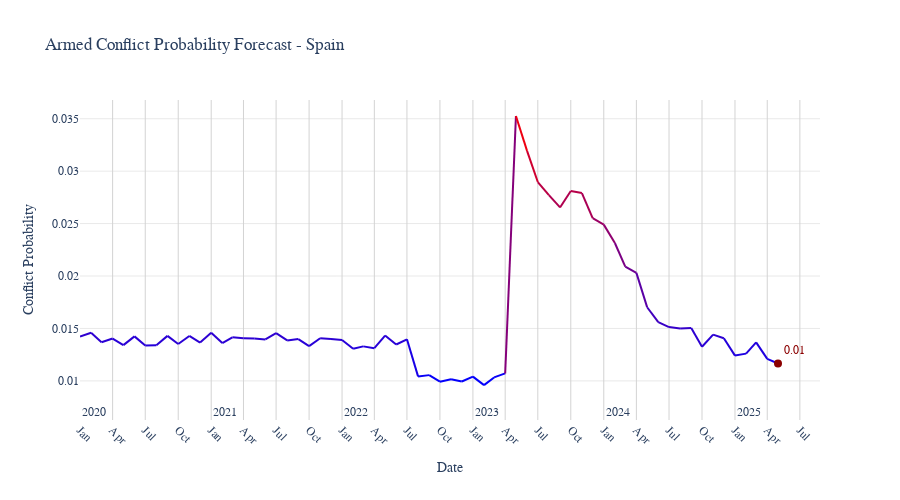

The cell this chart's notebook holds for it:
### Code cell
def plot_conflict_forecast(country: str):
    """
    Plot conflict probability forecast for a specific country with gradient colors.
    """
    import polars as pl
    import requests
    import pycountry
    import plotly.graph_objects as go
    import pandas as pd

    # Improved ISO3 code lookup
    def iso3(name):
        name = name.lower().strip()
        
        # Handle common country name mappings first
        country_mappings = {
            'united states': 'USA',
            'usa': 'USA',
            'us': 'USA',
            'america': 'USA',
            'united states of america': 'USA',
            'russia': 'RUS',
            'russian federation': 'RUS',
            'iran': 'IRN',
            'south korea': 'KOR',
            'north korea': 'PRK',
            'uk': 'GBR',
            'britain': 'GBR',
            'great britain': 'GBR',
            'united kingdom': 'GBR',
        }
        
        if name in country_mappings:
            return country_mappings[name]
        
        # Try exact matches first
        for c in pycountry.countries:
            names_to_check = [
                c.name.lower(),
                getattr(c, 'official_name', '').lower(),
                c.alpha_3.lower()
            ]
            if name in names_to_check:
                return c.alpha_3
        
        # Then try substring matching (but prioritize shorter matches)
        matches = []
        for c in pycountry.countries:
            names_to_check = [
                c.name.lower(),
                getattr(c, 'official_name', '').lower()
            ]
            for country_name in names_to_check:
                if country_name and (name in country_name or country_name in name):
                    matches.append((c.alpha_3, len(country_name), country_name))
        
        if matches:
            # Sort by length to prefer shorter, more precise matches
            matches.sort(key=lambda x: x[1])
            return matches[0][0]
        
        print(f"Country '{name}' not found in ISO lookup.")
        return None

    try:
        # Get latest file listing and find target file
        files = requests.get(
            "http://api.backendless.com/C177D0DC-B3D5-818C-FF1E-1CC11BC69600/C5F2917E-C2F6-4F7D-9063-69555274134E/services/fileService/get-latest-file-listing"
        ).json()
        file_url = next((f["publicUrl"] for f in files if f["name"] == "conflictforecast_ons_armedconf_03.csv"), None)
        if not file_url: raise ValueError("Target file not found.")

        # Read and filter data
        df = pl.read_csv(requests.get(file_url).content)
        
        iso = iso3(country)
        if not iso: raise ValueError(f"ISO code not found for {country}")
        
        df = df.filter(pl.col("isocode") == iso)
        if df.height == 0: raise ValueError(f"No data for {country}")

        # Parse dates and filter
        df = df.with_columns([
            pl.col("period").cast(str).str.slice(0, 4).alias("year"),
            pl.col("period").cast(str).str.slice(4, 6).alias("month"),
        ])
        df = df.with_columns([
            (pl.col("year") + "-" + pl.col("month")).str.to_datetime("%Y-%m").alias("date")
        ]).filter(pl.col("year").cast(int) >= 2020)
        if df.height == 0: raise ValueError(f"No data for {country} from 2020")

        pdf = df.select(["date", "ons_armedconf_03_all"]).to_pandas()
        x, y = pdf["date"], pdf["ons_armedconf_03_all"]
        norm = (y - y.min()) / (y.max() - y.min())

        fig = go.Figure()
        # Add colored line segments
        for i in range(len(x)-1):
            c = int(255 * ((norm.iloc[i] + norm.iloc[i+1])/2))
            fig.add_trace(go.Scatter(
                x=[x.iloc[i], x.iloc[i+1]], y=[y.iloc[i], y.iloc[i+1]],
                mode='lines', line=dict(color=f'rgb({c},0,{255-c})', width=2),
                showlegend=False, hoverinfo='skip'
            ))
        # Last value label
        fig.add_trace(go.Scatter(
            x=[x.iloc[-1]], y=[y.iloc[-1]], mode='markers+text',
            marker=dict(color='darkred', size=8),
            text=[f'{y.iloc[-1]:.2f}'], textposition='top right',
            textfont=dict(size=12, color='darkred'), showlegend=False
        ))

        fig.update_layout(
            title=f'Armed Conflict Probability Forecast - {country}',
            xaxis_title='Date', yaxis_title='Conflict Probability',
            font=dict(size=12, family='Arial, sans-serif'), showlegend=False,
            width=900, height=500, paper_bgcolor='white', plot_bgcolor='white'
        )
        fig.update_xaxes(
            showgrid=True, gridcolor='lightgray', gridwidth=1,
            dtick="M3", tickformat="%b", tickangle=45, automargin=True
        )
        fig.update_yaxes(showgrid=True, gridcolor='lightgray', gridwidth=0.5, automargin=True)
        
        # Add custom year annotations
        years = pdf["date"].dt.year.unique()
        for year in sorted(years):
            # Find the first date of each year in the data
            year_data = pdf[pdf["date"].dt.year == year]
            if not year_data.empty:
                first_date = year_data["date"].min()
                fig.add_annotation(
                    x=first_date,
                    y=pdf["ons_armedconf_03_all"].min()-(((pdf["ons_armedconf_03_all"].max())-(pdf["ons_armedconf_03_all"].min()))*0.1),  # Position below the plot
                    text=str(year),
                    showarrow=False,
                    font=dict(size=12),
                    xanchor="left"
                )
        
        return fig

    except Exception as e:
        print(f"Error in plot_conflict_forecast: {e}")
        import traceback
        traceback.print_exc()
        return None

# Example usage
fig = plot_conflict_forecast("Spain")
if fig: fig.show()

### Figure 1 — Plotly figure (JSON) as saved in the notebook; plotly's stock layout.template omitted (floating-point values rounded to 4 significant figures)
{"data": [{"hoverinfo": "skip", "line": {"color": "rgb(47,0,208)", "width": 2}, "mode": "lines", "showlegend": false, "type": "scatter", "x": ["2020-01-01T00:00:00", "2020-02-01T00:00:00"], "y": [0.01424, 0.01459]}, {"hoverinfo": "skip", "line": {"color": "rgb(45,0,210)", "width": 2}, "mode": "lines", "showlegend": false, "type": "scatter", "x": ["2020-02-01T00:00:00", "2020-03-01T00:00:00"], "y": [0.01459, 0.01369]}, {"hoverinfo": "skip", "line": {"color": "rgb(42,0,213)", "width": 2}, "mode": "lines", "showlegend": false, "type": "scatter", "x": ["2020-03-01T00:00:00", "2020-04-01T00:00:00"], "y": [0.01369, 0.01403]}, {"hoverinfo": "skip", "line": {"color": "rgb(40,0,215)", "width": 2}, "mode": "lines", "showlegend": false, "type": "scatter", "x": ["2020-04-01T00:00:00", "2020-05-01T00:00:00"], "y": [0.01403, 0.01341]}, {"hoverinfo": "skip", "line": {"color": "rgb(42,0,213)", "width": 2}, "mode": "lines", "showlegend": false, "type": "scatter", "x": ["2020-05-01T00:00:00", "2020-06-01T00:00:00"], "y": [0.01341, 0.01424]}, {"hoverinfo": "skip", "line": {"color": "rgb(41,0,214)", "width": 2}, "mode": "lines", "showlegend": false, "type": "scatter", "x": ["2020-06-01T00:00:00", "2020-07-01T00:00:00"], "y": [0.01424, 0.01338]}, {"hoverinfo": "skip", "line": {"color": "rgb(37,0,218)", "width": 2}, "mode": "lines", "showlegend": false, "type": "scatter", "x": ["2020-07-01T00:00:00", "2020-08-01T00:00:00"], "y": [0.01338, 0.01341]}, {"hoverinfo": "skip", "line": {"color": "rgb(42,0,213)", "width": 2}, "mode": "lines", "showlegend": false, "type": "scatter", "x": ["2020-08-01T00:00:00", "2020-09-01T00:00:00"], "y": [0.01341, 0.01429]}, {"hoverinfo": "skip", "line": {"color": "rgb(42,0,213)", "width": 2}, "mode": "lines", "showlegend": false, "type": "scatter", "x": ["2020-09-01T00:00:00", "2020-10-01T00:00:00"], "y": [0.01429, 0.01351]}, {"hoverinfo": "skip", "line": {"color": "rgb(42,0,213)", "width": 2}, "mode": "lines", "showlegend": false, "type": "scatter", "x": ["2020-10-01T00:00:00", "2020-11-01T00:00:00"], "y": [0.01351, 0.01428]}, {"hoverinfo": "skip", "line": {"color": "rgb(43,0,212)", "width": 2}, "mode": "lines", "showlegend": false, "type": "scatter", "x": ["2020-11-01T00:00:00", "2020-12-01T00:00:00"], "y": [0.01428, 0.01366]}, {"hoverinfo": "skip", "line": {"color": "rgb(45,0,210)", "width": 2}, "mode": "lines", "showlegend": false, "type": "scatter", "x": ["2020-12-01T00:00:00", "2021-01-01T00:00:00"], "y": [0.01366, 0.0146]}, {"hoverinfo": "skip", "line": {"color": "rgb(44,0,211)", "width": 2}, "mode": "lines", "showlegend": false, "type": "scatter", "x": ["2021-01-01T00:00:00", "2021-02-01T00:00:00"], "y": [0.0146, 0.01361]}, {"hoverinfo": "skip", "line": {"color": "rgb(42,0,213)", "width": 2}, "mode": "lines", "showlegend": false, "type": "scatter", "x": ["2021-02-01T00:00:00", "2021-03-01T00:00:00"], "y": [0.01361, 0.01415]}, {"hoverinfo": "skip", "line": {"color": "rgb(44,0,211)", "width": 2}, "mode": "lines", "showlegend": false, "type": "scatter", "x": ["2021-03-01T00:00:00", "2021-04-01T00:00:00"], "y": [0.01415, 0.01406]}, {"hoverinfo": "skip", "line": {"color": "rgb(44,0,211)", "width": 2}, "mode": "lines", "showlegend": false, "type": "scatter", "x": ["2021-04-01T00:00:00", "2021-05-01T00:00:00"], "y": [0.01406, 0.01404]}, {"hoverinfo": "skip", "line": {"color": "rgb(43,0,212)", "width": 2}, "mode": "lines", "showlegend": false, "type": "scatter", "x": ["2021-05-01T00:00:00", "2021-06-01T00:00:00"], "y": [0.01404, 0.01395]}, {"hoverinfo": "skip", "line": {"color": "rgb(46,0,209)", "width": 2}, "mode": "lines", "showlegend": false, "type": "scatter", "x": ["2021-06-01T00:00:00", "2021-07-01T00:00:00"], "y": [0.01395, 0.01456]}, {"hoverinfo": "skip", "line": {"color": "rgb(45,0,210)", "width": 2}, "mode": "lines", "showlegend": false, "type": "scatter", "x": ["2021-07-01T00:00:00", "2021-08-01T00:00:00"], "y": [0.01456, 0.01386]}, {"hoverinfo": "skip", "line": {"color": "rgb(42,0,213)", "width": 2}, "mode": "lines", "showlegend": false, "type": "scatter", "x": ["2021-08-01T00:00:00", "2021-09-01T00:00:00"], "y": [0.01386, 0.01399]}, {"hoverinfo": "skip", "line": {"color": "rgb(40,0,215)", "width": 2}, "mode": "lines", "showlegend": false, "type": "scatter", "x": ["2021-09-01T00:00:00", "2021-10-01T00:00:00"], "y": [0.01399, 0.01331]}, {"hoverinfo": "skip", "line": {"color": "rgb(40,0,215)", "width": 2}, "mode": "lines", "showlegend": false, "type": "scatter", "x": ["2021-10-01T00:00:00", "2021-11-01T00:00:00"], "y": [0.01331, 0.01406]}, {"hoverinfo": "skip", "line": {"color": "rgb(44,0,211)", "width": 2}, "mode": "lines", "showlegend": false, "type": "scatter", "x": ["2021-11-01T00:00:00", "2021-12-01T00:00:00"], "y": [0.01406, 0.014]}, {"hoverinfo": "skip", "line": {"color": "rgb(43,0,212)", "width": 2}, "mode": "lines", "showlegend": false, "type": "scatter", "x": ["2021-12-01T00:00:00", "2022-01-01T00:00:00"], "y": [0.014, 0.0139]}, {"hoverinfo": "skip", "line": {"color": "rgb(38,0,217)", "width": 2}, "mode": "lines", "showlegend": false, "type": "scatter", "x": ["2022-01-01T00:00:00", "2022-02-01T00:00:00"], "y": [0.0139, 0.01306]}, {"hoverinfo": "skip", "line": {"color": "rgb(35,0,220)", "width": 2}, "mode": "lines", "showlegend": false, "type": "scatter", "x": ["2022-02-01T00:00:00", "2022-03-01T00:00:00"], "y": [0.01306, 0.01329]}, {"hoverinfo": "skip", "line": {"color": "rgb(35,0,220)", "width": 2}, "mode": "lines", "showlegend": false, "type": "scatter", "x": ["2022-03-01T00:00:00", "2022-04-01T00:00:00"], "y": [0.01329, 0.01312]}, {"hoverinfo": "skip", "line": {"color": "rgb(40,0,215)", "width": 2}, "mode": "lines", "showlegend": false, "type": "scatter", "x": ["2022-04-01T00:00:00", "2022-05-01T00:00:00"], "y": [0.01312, 0.01432]}, {"hoverinfo": "skip", "line": {"color": "rgb(42,0,213)", "width": 2}, "mode": "lines", "showlegend": false, "type": "scatter", "x": ["2022-05-01T00:00:00", "2022-06-01T00:00:00"], "y": [0.01432, 0.01347]}, {"hoverinfo": "skip", "line": {"color": "rgb(40,0,215)", "width": 2}, "mode": "lines", "showlegend": false, "type": "scatter", "x": ["2022-06-01T00:00:00", "2022-07-01T00:00:00"], "y": [0.01347, 0.01397]}, {"hoverinfo": "skip", "line": {"color": "rgb(25,0,230)", "width": 2}, "mode": "lines", "showlegend": false, "type": "scatter", "x": ["2022-07-01T00:00:00", "2022-08-01T00:00:00"], "y": [0.01397, 0.01043]}, {"hoverinfo": "skip", "line": {"color": "rgb(8,0,247)", "width": 2}, "mode": "lines", "showlegend": false, "type": "scatter", "x": ["2022-08-01T00:00:00", "2022-09-01T00:00:00"], "y": [0.01043, 0.01055]}, {"hoverinfo": "skip", "line": {"color": "rgb(6,0,249)", "width": 2}, "mode": "lines", "showlegend": false, "type": "scatter", "x": ["2022-09-01T00:00:00", "2022-10-01T00:00:00"], "y": [0.01055, 0.009925]}, {"hoverinfo": "skip", "line": {"color": "rgb(4,0,251)", "width": 2}, "mode": "lines", "showlegend": false, "type": "scatter", "x": ["2022-10-01T00:00:00", "2022-11-01T00:00:00"], "y": [0.009925, 0.01015]}, {"hoverinfo": "skip", "line": {"color": "rgb(4,0,251)", "width": 2}, "mode": "lines", "showlegend": false, "type": "scatter", "x": ["2022-11-01T00:00:00", "2022-12-01T00:00:00"], "y": [0.01015, 0.009944]}, {"hoverinfo": "skip", "line": {"color": "rgb(5,0,250)", "width": 2}, "mode": "lines", "showlegend": false, "type": "scatter", "x": ["2022-12-01T00:00:00", "2023-01-01T00:00:00"], "y": [0.009944, 0.01041]}, {"hoverinfo": "skip", "line": {"color": "rgb(4,0,251)", "width": 2}, "mode": "lines", "showlegend": false, "type": "scatter", "x": ["2023-01-01T00:00:00", "2023-02-01T00:00:00"], "y": [0.01041, 0.009599]}, {"hoverinfo": "skip", "line": {"color": "rgb(3,0,252)", "width": 2}, "mode": "lines", "showlegend": false, "type": "scatter", "x": ["2023-02-01T00:00:00", "2023-03-01T00:00:00"], "y": [0.009599, 0.01033]}, {"hoverinfo": "skip", "line": {"color": "rgb(9,0,246)", "width": 2}, "mode": "lines", "showlegend": false, "type": "scatter", "x": ["2023-03-01T00:00:00", "2023-04-01T00:00:00"], "y": [0.01033, 0.01071]}, {"hoverinfo": "skip", "line": {"color": "rgb(133,0,122)", "width": 2}, "mode": "lines", "showlegend": false, "type": "scatter", "x": ["2023-04-01T00:00:00", "2023-05-01T00:00:00"], "y": [0.01071, 0.03526]}, {"hoverinfo": "skip", "line": {"color": "rgb(238,0,17)", "width": 2}, "mode": "lines", "showlegend": false, "type": "scatter", "x": ["2023-05-01T00:00:00", "2023-06-01T00:00:00"], "y": [0.03526, 0.03194]}, {"hoverinfo": "skip", "line": {"color": "rgb(207,0,48)", "width": 2}, "mode": "lines", "showlegend": false, "type": "scatter", "x": ["2023-06-01T00:00:00", "2023-07-01T00:00:00"], "y": [0.03194, 0.02896]}, {"hoverinfo": "skip", "line": {"color": "rgb(186,0,69)", "width": 2}, "mode": "lines", "showlegend": false, "type": "scatter", "x": ["2023-07-01T00:00:00", "2023-08-01T00:00:00"], "y": [0.02896, 0.02771]}, {"hoverinfo": "skip", "line": {"color": "rgb(174,0,81)", "width": 2}, "mode": "lines", "showlegend": false, "type": "scatter", "x": ["2023-08-01T00:00:00", "2023-09-01T00:00:00"], "y": [0.02771, 0.02654]}, {"hoverinfo": "skip", "line": {"color": "rgb(176,0,79)", "width": 2}, "mode": "lines", "showlegend": false, "type": "scatter", "x": ["2023-09-01T00:00:00", "2023-10-01T00:00:00"], "y": [0.02654, 0.02811]}, {"hoverinfo": "skip", "line": {"color": "rgb(182,0,73)", "width": 2}, "mode": "lines", "showlegend": false, "type": "scatter", "x": ["2023-10-01T00:00:00", "2023-11-01T00:00:00"], "y": [0.02811, 0.02791]}, {"hoverinfo": "skip", "line": {"color": "rgb(170,0,85)", "width": 2}, "mode": "lines", "showlegend": false, "type": "scatter", "x": ["2023-11-01T00:00:00", "2023-12-01T00:00:00"], "y": [0.02791, 0.02552]}, {"hoverinfo": "skip", "line": {"color": "rgb(155,0,100)", "width": 2}, "mode": "lines", "showlegend": false, "type": "scatter", "x": ["2023-12-01T00:00:00", "2024-01-01T00:00:00"], "y": [0.02552, 0.0249]}, {"hoverinfo": "skip", "line": {"color": "rgb(143,0,112)", "width": 2}, "mode": "lines", "showlegend": false, "type": "scatter", "x": ["2024-01-01T00:00:00", "2024-02-01T00:00:00"], "y": [0.0249, 0.02315]}, {"hoverinfo": "skip", "line": {"color": "rgb(123,0,132)", "width": 2}, "mode": "lines", "showlegend": false, "type": "scatter", "x": ["2024-02-01T00:00:00", "2024-03-01T00:00:00"], "y": [0.02315, 0.0209]}, {"hoverinfo": "skip", "line": {"color": "rgb(109,0,146)", "width": 2}, "mode": "lines", "showlegend": false, "type": "scatter", "x": ["2024-03-01T00:00:00", "2024-04-01T00:00:00"], "y": [0.0209, 0.0203]}, {"hoverinfo": "skip", "line": {"color": "rgb(90,0,165)", "width": 2}, "mode": "lines", "showlegend": false, "type": "scatter", "x": ["2024-04-01T00:00:00", "2024-05-01T00:00:00"], "y": [0.0203, 0.01702]}, {"hoverinfo": "skip", "line": {"color": "rgb(66,0,189)", "width": 2}, "mode": "lines", "showlegend": false, "type": "scatter", "x": ["2024-05-01T00:00:00", "2024-06-01T00:00:00"], "y": [0.01702, 0.01561]}, {"hoverinfo": "skip", "line": {"color": "rgb(57,0,198)", "width": 2}, "mode": "lines", "showlegend": false, "type": "scatter", "x": ["2024-06-01T00:00:00", "2024-07-01T00:00:00"], "y": [0.01561, 0.01513]}, {"hoverinfo": "skip", "line": {"color": "rgb(54,0,201)", "width": 2}, "mode": "lines", "showlegend": false, "type": "scatter", "x": ["2024-07-01T00:00:00", "2024-08-01T00:00:00"], "y": [0.01513, 0.01499]}, {"hoverinfo": "skip", "line": {"color": "rgb(53,0,202)", "width": 2}, "mode": "lines", "showlegend": false, "type": "scatter", "x": ["2024-08-01T00:00:00", "2024-09-01T00:00:00"], "y": [0.01499, 0.01504]}, {"hoverinfo": "skip", "line": {"color": "rgb(45,0,210)", "width": 2}, "mode": "lines", "showlegend": false, "type": "scatter", "x": ["2024-09-01T00:00:00", "2024-10-01T00:00:00"], "y": [0.01504, 0.01326]}, {"hoverinfo": "skip", "line": {"color": "rgb(42,0,213)", "width": 2}, "mode": "lines", "showlegend": false, "type": "scatter", "x": ["2024-10-01T00:00:00", "2024-11-01T00:00:00"], "y": [0.01326, 0.01441]}, {"hoverinfo": "skip", "line": {"color": "rgb(46,0,209)", "width": 2}, "mode": "lines", "showlegend": false, "type": "scatter", "x": ["2024-11-01T00:00:00", "2024-12-01T00:00:00"], "y": [0.01441, 0.01407]}, {"hoverinfo": "skip", "line": {"color": "rgb(36,0,219)", "width": 2}, "mode": "lines", "showlegend": false, "type": "scatter", "x": ["2024-12-01T00:00:00", "2025-01-01T00:00:00"], "y": [0.01407, 0.01241]}, {"hoverinfo": "skip", "line": {"color": "rgb(28,0,227)", "width": 2}, "mode": "lines", "showlegend": false, "type": "scatter", "x": ["2025-01-01T00:00:00", "2025-02-01T00:00:00"], "y": [0.01241, 0.0126]}, {"hoverinfo": "skip", "line": {"color": "rgb(35,0,220)", "width": 2}, "mode": "lines", "showlegend": false, "type": "scatter", "x": ["2025-02-01T00:00:00", "2025-03-01T00:00:00"], "y": [0.0126, 0.01367]}, {"hoverinfo": "skip", "line": {"color": "rgb(32,0,223)", "width": 2}, "mode": "lines", "showlegend": false, "type": "scatter", "x": ["2025-03-01T00:00:00", "2025-04-01T00:00:00"], "y": [0.01367, 0.0121]}, {"hoverinfo": "skip", "line": {"color": "rgb(22,0,233)", "width": 2}, "mode": "lines", "showlegend": false, "type": "scatter", "x": ["2025-04-01T00:00:00", "2025-05-01T00:00:00"], "y": [0.0121, 0.01166]}, {"marker": {"color": "darkred", "size": 8}, "mode": "markers+text", "showlegend": false, "text": ["0.01"], "textfont": {"color": "darkred", "size": 12}, "textposition": "top right", "type": "scatter", "x": ["2025-05-01T00:00:00"], "y": [0.01166]}], "layout": {"annotations": [{"font": {"size": 12}, "showarrow": false, "text": "2020", "x": "2020-01-01T00:00:00", "xanchor": "left", "y": 0.007032}, {"font": {"size": 12}, "showarrow": false, "text": "2021", "x": "2021-01-01T00:00:00", "xanchor": "left", "y": 0.007032}, {"font": {"size": 12}, "showarrow": false, "text": "2022", "x": "2022-01-01T00:00:00", "xanchor": "left", "y": 0.007032}, {"font": {"size": 12}, "showarrow": false, "text": "2023", "x": "2023-01-01T00:00:00", "xanchor": "left", "y": 0.007032}, {"font": {"size": 12}, "showarrow": false, "text": "2024", "x": "2024-01-01T00:00:00", "xanchor": "left", "y": 0.007032}, {"font": {"size": 12}, "showarrow": false, "text": "2025", "x": "2025-01-01T00:00:00", "xanchor": "left", "y": 0.007032}], "font": {"family": "Arial, sans-serif", "size": 12}, "height": 500, "paper_bgcolor": "white", "plot_bgcolor": "white", "showlegend": false, "title": {"text": "Armed Conflict Probability Forecast - Spain"}, "width": 900, "xaxis": {"automargin": true, "dtick": "M3", "gridcolor": "lightgray", "gridwidth": 1, "showgrid": true, "tickangle": 45, "tickformat": "%b", "title": {"text": "Date"}}, "yaxis": {"automargin": true, "gridcolor": "lightgray", "gridwidth": 0.5, "showgrid": true, "title": {"text": "Conflict Probability"}}}}
